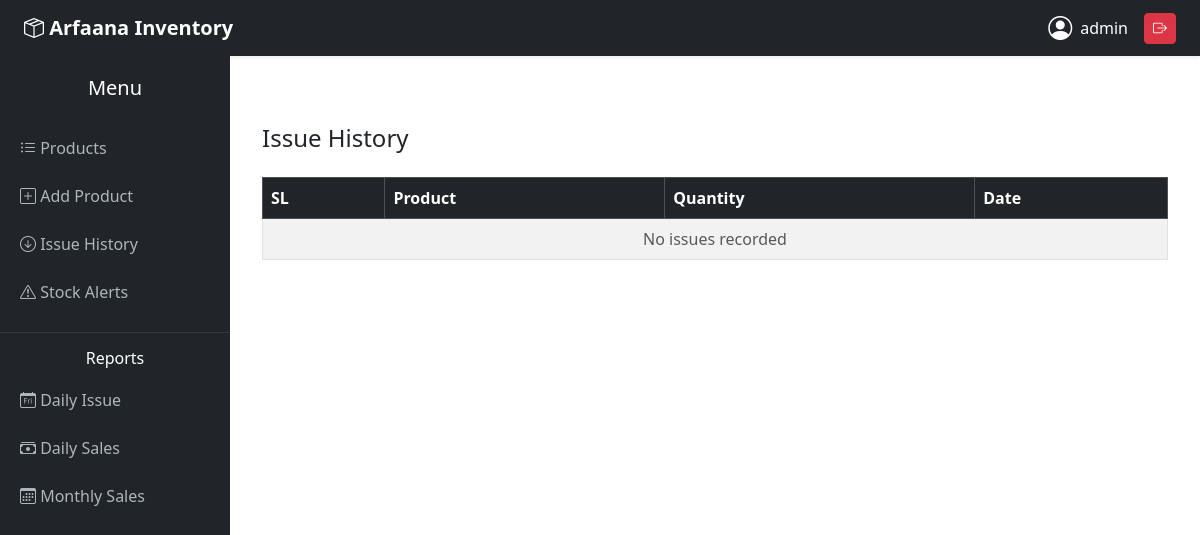
/issues/ (signed in), run on an earlier commit of the app's database.
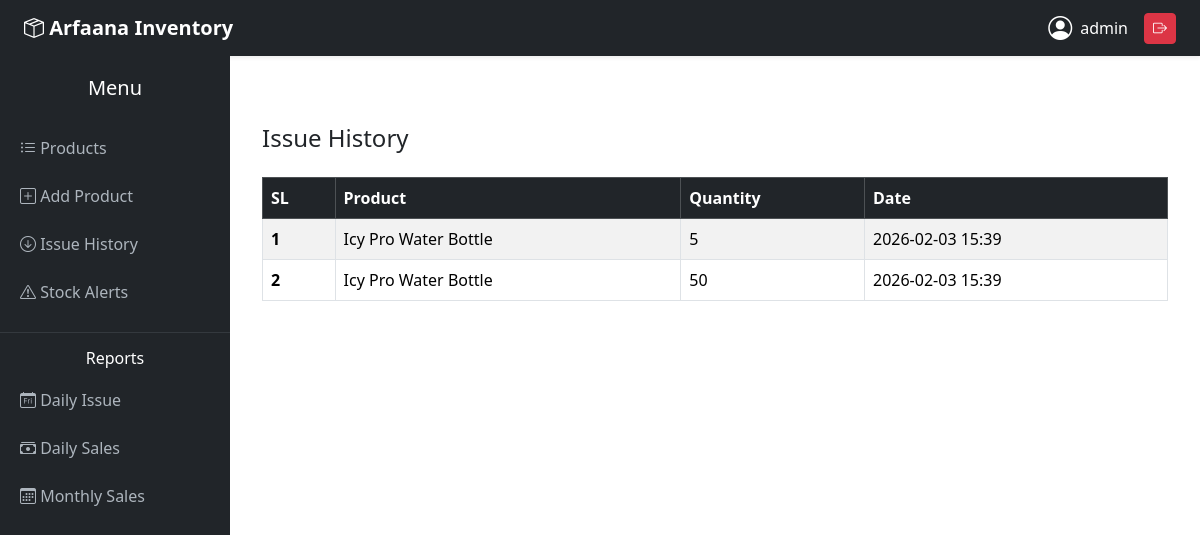
And on a later commit of the database.
### products/models.py (models this page shows, shortened)
class Issue(models.Model):
    product = models.ForeignKey(Product, on_delete=models.CASCADE)
    issued_quantity = models.PositiveIntegerField()
    issued_date = models.DateTimeField(auto_now_add=True)

class Product(models.Model):
    name = models.CharField(max_length=100)
    unit_price = models.DecimalField(max_digits=10, decimal_places=2)
    quantity = models.PositiveIntegerField()
    total_price = models.DecimalField(max_digits=10, decimal_places=2, editable=False)
    created_date = models.DateTimeField(auto_now_add=True)

### products/views.py (the view)
# urls.py: path('issues/', views.issue_history, name='issue_history'),
@login_required
def issue_history(request):
    issues = Issue.objects.select_related('product').order_by('-issued_date')
    return render(request, 'products/issue_history.html', {'issues': issues})

### products/templates/products/issue_history.html
{% extends 'products/base.html' %}
{% block content %}
<div class="container mt-5">
    <h4 class="mb-4">Issue History</h4>
    <div class="table-responsive">
        <table class="table table-striped table-hover table-bordered align-middle">
            <thead class="table-dark">
                <tr>
                    <th scope="col">SL</th>
                    <th scope="col">Product</th>
                    <th scope="col">Quantity</th>
                    <th scope="col">Date</th>
                </tr>
            </thead>
            <tbody>
                {% for i in issues %}
                <tr>
                    <th scope="row">{{ forloop.counter }}</th>
                    <td>{{ i.product.name }}</td>
                    <td>{{ i.issued_quantity }}</td>
                    <td>{{ i.issued_date|date:"Y-m-d H:i" }}</td>
                </tr>
                {% empty %}
                <tr>
                    <td colspan="4" class="text-center text-muted">No issues recorded</td>
                </tr>
                {% endfor %}
            </tbody>
        </table>
    </div>
</div>
{% endblock %}

What changed in the data, as far as the page shows it:
added Issue: product.name "Icy Pro Water Bottle", issued_quantity "5", issued_date "2026-02-03 15:39"
added Issue: product.name "Icy Pro Water Bottle", issued_quantity "50", issued_date "2026-02-03 15:39"
Also different on the page:
text no longer shown: "No issues recorded"
